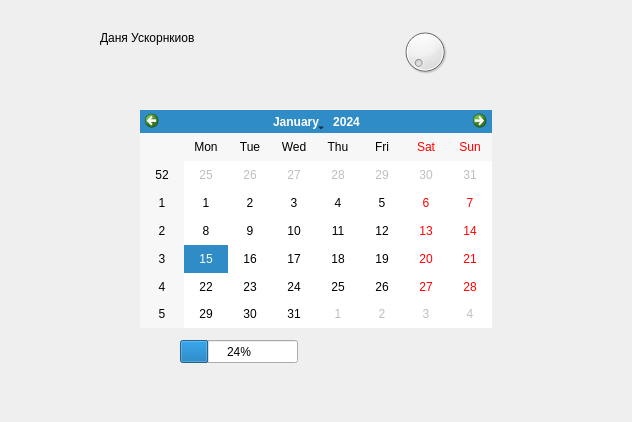
<?xml version="1.0" encoding="UTF-8"?>
<ui version="4.0">
 <class>QtWidgetsApplication1Class</class>
 <widget class="QMainWindow" name="QtWidgetsApplication1Class">
  <property name="geometry">
   <rect>
    <x>0</x>
    <y>0</y>
    <width>632</width>
    <height>422</height>
   </rect>
  </property>
  <property name="windowTitle">
   <string>QtWidgetsApplication1</string>
  </property>
  <widget class="QWidget" name="centralWidget">
   <widget class="QLabel" name="label">
    <property name="geometry">
     <rect>
      <x>100</x>
      <y>30</y>
      <width>111</width>
      <height>16</height>
     </rect>
    </property>
    <property name="text">
     <string>Даня Ускорнкиов</string>
    </property>
   </widget>
   <widget class="QCalendarWidget" name="calendarWidget">
    <property name="geometry">
     <rect>
      <x>140</x>
      <y>110</y>
      <width>352</width>
      <height>218</height>
     </rect>
    </property>
   </widget>
   <widget class="QDial" name="dial">
    <property name="geometry">
     <rect>
      <x>400</x>
      <y>20</y>
      <width>50</width>
      <height>64</height>
     </rect>
    </property>
   </widget>
   <widget class="QProgressBar" name="progressBar">
    <property name="geometry">
     <rect>
      <x>180</x>
      <y>340</y>
      <width>118</width>
      <height>23</height>
     </rect>
    </property>
    <property name="value">
     <number>24</number>
    </property>
   </widget>
  </widget>
 </widget>
 <layoutdefault spacing="6" margin="11"/>
 <resources>
  <include location="QtWidgetsApplication1.qrc"/>
 </resources>
 <connections/>
</ui>
